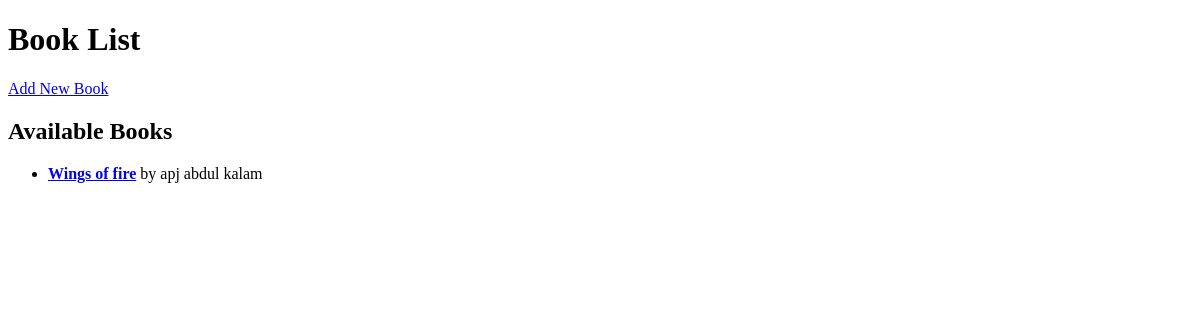
Before: / with the older database file.
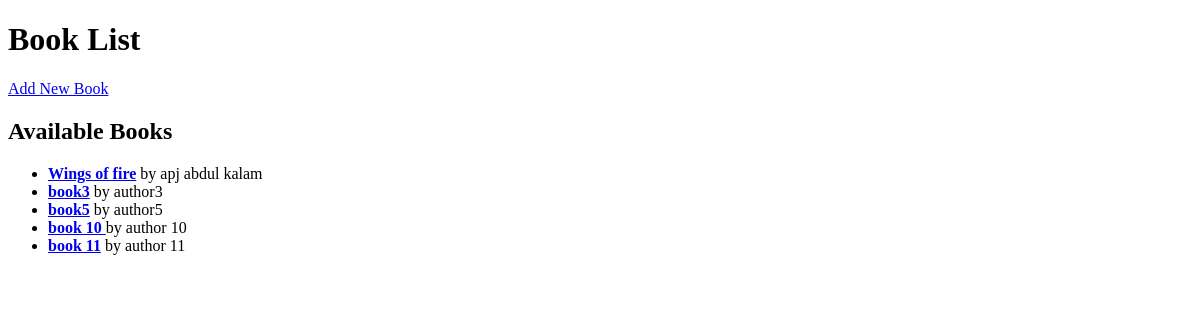
After: the same page with the newer database file.
### books/models.py (models this page shows, shortened)
class Book(models.Model):
    title = models.CharField(max_length=200)
    author = models.ForeignKey(Author, on_delete=models.CASCADE)
    published_date = models.DateField()
    isbn = models.CharField(max_length=13, unique=True)

class Author(models.Model):
    name = models.CharField(max_length=100)

### books/views.py (the view)
# urls.py: path('', views.book_list, name='book_list'),
def book_list(request):
    books = Book.objects.all()
    return render(request, 'book_list.html', {'books': books})

### books/templates/book_list.html (shortened to what this page needs)
<!DOCTYPE html>
<html lang="en">
<head>
</head>
<body>
    <header>
        <h1>Book List</h1>
        <nav>
            <a href="{% url 'book_create' %}">Add New Book</a>
        </nav>
    </header>
    <main>
        <section>
            <h2>Available Books</h2>
            <ul>
                {% for book in books %}
                <li>
                    <strong><a href="{% url 'book_detail' book.pk %}">{{ book.title }}</a></strong>
                    by {{ book.author.name }}
                </li>
                {% empty %}
                <li>No books available.</li>
                {% endfor %}
            </ul>
        </section>
    </main>
</body>
</html>

Changed rows visible on the page:
added Book: title "book3", author.name "author3"
added Book: title "book5", author.name "author5"
added Book: title "book 10", author.name "author 10"
added Book: title "book 11", author.name "author 11"
